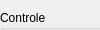
      <widget class="QWidget" name="page">
       <property name="geometry">
        <rect>
         <x>0</x>
         <y>0</y>
         <width>100</width>
         <height>30</height>
        </rect>
       </property>
       <attribute name="label">
        <string>Perfil Temperatura / Tempo</string>
       </attribute>
       <widget class="matplotlibWidget" name="widget_perfilTemperatura" native="true">
        <property name="enabled">
         <bool>false</bool>
        </property>
        <property name="geometry">
         <rect>
          <x>120</x>
          <y>10</y>
          <width>461</width>
          <height>351</height>
         </rect>
        </property>
       </widget>
       <widget class="QGroupBox" name="groupBox_configPerfilResistencia">
        <property name="geometry">
         <rect>
          <x>0</x>
          <y>190</y>
          <width>111</width>
          <height>171</height>
         </rect>
        </property>
        <property name="title">
         <string>Configuracao</string>
        </property>
        <widget class="QPushButton" name="pushButton_apagarPerfilTemperatura">
         <property name="geometry">
          <rect>
           <x>10</x>
           <y>80</y>
           <width>91</width>
           <height>31</height>
          </rect>
         </property>
         <property name="text">
          <string>Apagar</string>
         </property>
        </widget>
        <widget class="QPushButton" name="pushButton_NovoPerfilTemperatura">
         <property name="geometry">
          <rect>
           <x>10</x>
           <y>30</y>
           <width>91</width>
           <height>31</height>
          </rect>
         </property>
         <property name="text">
          <string>Novo</string>
         </property>
        </widget>
        <widget class="QComboBox" name="comboBox_perfilTemperatura">
         <property name="geometry">
          <rect>
           <x>10</x>
           <y>130</y>
           <width>91</width>
           <height>31</height>
          </rect>
         </property>
         <property name="font">
          <font>
           <weight>50</weight>
           <bold>false</bold>
          </font>
         </property>
        </widget>
       </widget>
       <widget class="QGroupBox" name="groupBox_controlePerfilResistencia">
        <property name="geometry">
         <rect>
          <x>0</x>
          <y>10</y>
          <width>111</width>
          <height>81</height>
         </rect>
        </property>
        <property name="title">
         <string>Controle</string>
        </property>
        <widget class="QPushButton" name="pushButton_perfilTemperatura">
         <property name="enabled">
          <bool>false</bool>
         </property>
         <property name="geometry">
          <rect>
           <x>10</x>
           <y>30</y>
           <width>91</width>
           <height>31</height>
          </rect>
         </property>
         <property name="text">
          <string>Iniciar</string>
         </property>
        </widget>
       </widget>
       <widget class="QComboBox" name="comboBox_displayPerfilTemperatura">
        <property name="geometry">
         <rect>
          <x>10</x>
          <y>140</y>
          <width>91</width>
          <height>31</height>
         </rect>
        </property>
        <item>
         <property name="text">
          <string>Ambos</string>
         </property>
        </item>
        <item>
         <property name="text">
          <string>T Ar</string>
         </property>
        </item>
        <item>
         <property name="text">
          <string>T Esteira</string>
         </property>
        </item>
       </widget>
       <widget class="QLabel" name="label_40">
        <property name="geometry">
         <rect>
          <x>0</x>
          <y>100</y>
          <width>111</width>
          <height>31</height>
         </rect>
        </property>
        <property name="text">
         <string>Display</string>
        </property>
        <property name="alignment">
         <set>Qt::AlignCenter</set>
        </property>
       </widget>
      </widget>
